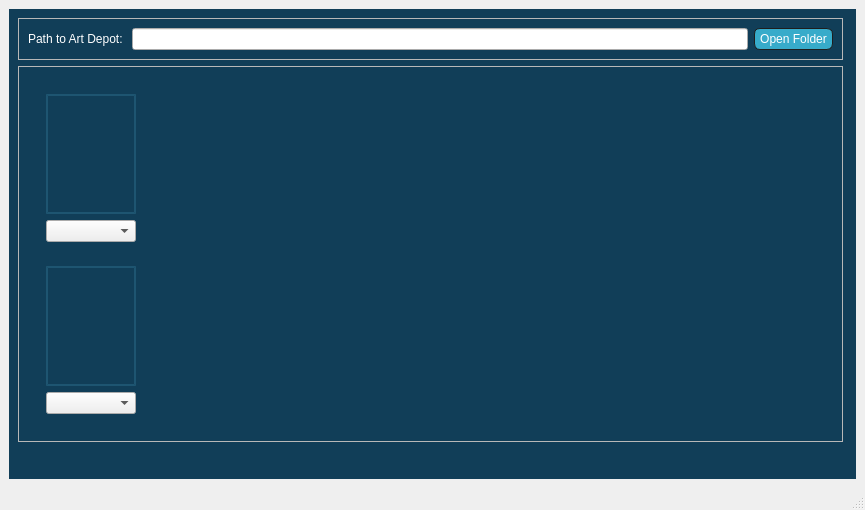
<?xml version="1.0" encoding="UTF-8"?>
<ui version="4.0">
 <class>MainWindow</class>
 <widget class="QMainWindow" name="MainWindow">
  <property name="geometry">
   <rect>
    <x>0</x>
    <y>0</y>
    <width>865</width>
    <height>510</height>
   </rect>
  </property>
  <property name="windowTitle">
   <string>MainWindow</string>
  </property>
  <property name="styleSheet">
   <string notr="true">QFrame#main_background_frame
{
	background-color: rgba(17,62,88,255);
	image:url(:/Images/images/jackalyptic-splash.jpg);
}


QPushButton
{
	background-color: rgba(33,92,120,0);
	border: 2px solid rgba(33,92,120,200);

}


QPushButton::hover
{
	background-color: rgba(33,86,123,100);


}

QPushButton#path_pushButton
{
	color: white;
	background-color: rgba(55,171,202,255);
	border-width: 1px;
    border-color: #1e1e1e;
    border-style: solid;
    border-radius: 6;
    padding: 3px;
    font-size: 12px;
    padding-left: 5px;
    padding-right: 5px;

}

QLabel
{
	color: white;

}</string>
  </property>
  <widget class="QWidget" name="centralwidget">
   <layout class="QVBoxLayout" name="verticalLayout">
    <item>
     <widget class="QFrame" name="main_background_frame">
      <property name="frameShape">
       <enum>QFrame::NoFrame</enum>
      </property>
      <property name="frameShadow">
       <enum>QFrame::Raised</enum>
      </property>
      <layout class="QVBoxLayout" name="verticalLayout_5">
       <property name="leftMargin">
        <number>0</number>
       </property>
       <property name="topMargin">
        <number>0</number>
       </property>
       <property name="rightMargin">
        <number>4</number>
       </property>
       <property name="bottomMargin">
        <number>4</number>
       </property>
       <item>
        <widget class="QFrame" name="software_frame">
         <property name="frameShape">
          <enum>QFrame::NoFrame</enum>
         </property>
         <property name="frameShadow">
          <enum>QFrame::Raised</enum>
         </property>
         <layout class="QVBoxLayout" name="verticalLayout_2">
          <item>
           <widget class="QFrame" name="path_frame">
            <property name="frameShape">
             <enum>QFrame::StyledPanel</enum>
            </property>
            <property name="frameShadow">
             <enum>QFrame::Raised</enum>
            </property>
            <layout class="QHBoxLayout" name="horizontalLayout_4">
             <item>
              <widget class="QLabel" name="path_label">
               <property name="text">
                <string>Path to Art Depot: </string>
               </property>
              </widget>
             </item>
             <item>
              <widget class="QLineEdit" name="path_lineEdit">
               <property name="enabled">
                <bool>true</bool>
               </property>
              </widget>
             </item>
             <item>
              <widget class="QPushButton" name="path_pushButton">
               <property name="text">
                <string>Open Folder</string>
               </property>
              </widget>
             </item>
            </layout>
           </widget>
          </item>
          <item>
           <widget class="QFrame" name="launch_frame">
            <property name="frameShape">
             <enum>QFrame::StyledPanel</enum>
            </property>
            <property name="frameShadow">
             <enum>QFrame::Raised</enum>
            </property>
            <layout class="QHBoxLayout" name="horizontalLayout">
             <item>
              <widget class="QFrame" name="buttons_frame">
               <property name="frameShape">
                <enum>QFrame::NoFrame</enum>
               </property>
               <property name="frameShadow">
                <enum>QFrame::Raised</enum>
               </property>
               <layout class="QVBoxLayout" name="verticalLayout_3">
                <item>
                 <widget class="QFrame" name="maya_button_frame">
                  <property name="sizePolicy">
                   <sizepolicy hsizetype="Fixed" vsizetype="Fixed">
                    <horstretch>0</horstretch>
                    <verstretch>0</verstretch>
                   </sizepolicy>
                  </property>
                  <property name="autoFillBackground">
                   <bool>false</bool>
                  </property>
                  <property name="frameShape">
                   <enum>QFrame::NoFrame</enum>
                  </property>
                  <property name="frameShadow">
                   <enum>QFrame::Raised</enum>
                  </property>
                  <layout class="QVBoxLayout" name="verticalLayout_4">
                   <item>
                    <widget class="QPushButton" name="maya_pushButton">
                     <property name="minimumSize">
                      <size>
                       <width>90</width>
                       <height>120</height>
                      </size>
                     </property>
                     <property name="font">
                      <font>
                       <kerning>true</kerning>
                      </font>
                     </property>
                     <property name="text">
                      <string/>
                     </property>
                     <property name="icon">
                      <iconset>
                       <normaloff>E:/MechanicalArts/Python/framework/packages/mca-launcher/mca/launcher/resources/icons/maya-2023.png</normaloff>E:/MechanicalArts/Python/framework/packages/mca-launcher/mca/launcher/resources/icons/maya-2023.png</iconset>
                     </property>
                     <property name="iconSize">
                      <size>
                       <width>100</width>
                       <height>100</height>
                      </size>
                     </property>
                     <property name="autoDefault">
                      <bool>true</bool>
                     </property>
                     <property name="default">
                      <bool>false</bool>
                     </property>
                     <property name="flat">
                      <bool>false</bool>
                     </property>
                    </widget>
                   </item>
                   <item>
                    <widget class="QComboBox" name="maya_versions_comboBox"/>
                   </item>
                  </layout>
                 </widget>
                </item>
                <item>
                 <widget class="QFrame" name="mobu_button_frame">
                  <property name="sizePolicy">
                   <sizepolicy hsizetype="Fixed" vsizetype="Fixed">
                    <horstretch>0</horstretch>
                    <verstretch>0</verstretch>
                   </sizepolicy>
                  </property>
                  <property name="autoFillBackground">
                   <bool>false</bool>
                  </property>
                  <property name="frameShape">
                   <enum>QFrame::NoFrame</enum>
                  </property>
                  <property name="frameShadow">
                   <enum>QFrame::Raised</enum>
                  </property>
                  <layout class="QVBoxLayout" name="verticalLayout_6">
                   <item>
                    <widget class="QPushButton" name="mobu_pushButton">
                     <property name="minimumSize">
                      <size>
                       <width>90</width>
                       <height>120</height>
                      </size>
                     </property>
                     <property name="font">
                      <font>
                       <kerning>true</kerning>
                      </font>
                     </property>
                     <property name="text">
                      <string/>
                     </property>
                     <property name="icon">
                      <iconset>
                       <normaloff>E:/MechanicalArts/Python/framework/packages/mca-launcher/mca/launcher/resources/icons/mobu-2023.png</normaloff>E:/MechanicalArts/Python/framework/packages/mca-launcher/mca/launcher/resources/icons/mobu-2023.png</iconset>
                     </property>
                     <property name="iconSize">
                      <size>
                       <width>100</width>
                       <height>100</height>
                      </size>
                     </property>
                     <property name="autoDefault">
                      <bool>true</bool>
                     </property>
                     <property name="default">
                      <bool>false</bool>
                     </property>
                     <property name="flat">
                      <bool>false</bool>
                     </property>
                    </widget>
                   </item>
                   <item>
                    <widget class="QComboBox" name="mobu_versions_comboBox"/>
                   </item>
                  </layout>
                 </widget>
                </item>
               </layout>
              </widget>
             </item>
            </layout>
           </widget>
          </item>
         </layout>
        </widget>
       </item>
       <item>
        <spacer name="verticalSpacer">
         <property name="orientation">
          <enum>Qt::Vertical</enum>
         </property>
         <property name="sizeHint" stdset="0">
          <size>
           <width>20</width>
           <height>40</height>
          </size>
         </property>
        </spacer>
       </item>
      </layout>
     </widget>
    </item>
   </layout>
  </widget>
  <widget class="QMenuBar" name="menubar">
   <property name="geometry">
    <rect>
     <x>0</x>
     <y>0</y>
     <width>865</width>
     <height>22</height>
    </rect>
   </property>
  </widget>
  <widget class="QStatusBar" name="statusbar"/>
 </widget>
 <resources>
  <include location="../resources/resources.qrc"/>
 </resources>
 <connections/>
</ui>
